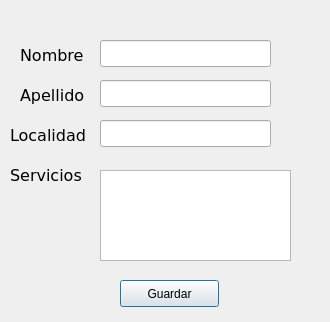
<?xml version="1.0" encoding="UTF-8"?>
<ui version="4.0">
 <class>Dialog</class>
 <widget class="QDialog" name="Dialog">
  <property name="geometry">
   <rect>
    <x>0</x>
    <y>0</y>
    <width>330</width>
    <height>322</height>
   </rect>
  </property>
  <property name="windowTitle">
   <string>Dialog</string>
  </property>
  <widget class="QPushButton" name="btn_guardar">
   <property name="geometry">
    <rect>
     <x>120</x>
     <y>280</y>
     <width>99</width>
     <height>27</height>
    </rect>
   </property>
   <property name="text">
    <string>Guardar</string>
   </property>
  </widget>
  <widget class="QLabel" name="label">
   <property name="geometry">
    <rect>
     <x>20</x>
     <y>40</y>
     <width>81</width>
     <height>31</height>
    </rect>
   </property>
   <property name="font">
    <font>
     <family>DejaVu Sans</family>
     <pointsize>12</pointsize>
    </font>
   </property>
   <property name="text">
    <string>Nombre</string>
   </property>
  </widget>
  <widget class="QLineEdit" name="lenomb">
   <property name="geometry">
    <rect>
     <x>100</x>
     <y>40</y>
     <width>171</width>
     <height>27</height>
    </rect>
   </property>
  </widget>
  <widget class="QLineEdit" name="leapel">
   <property name="geometry">
    <rect>
     <x>100</x>
     <y>80</y>
     <width>171</width>
     <height>27</height>
    </rect>
   </property>
  </widget>
  <widget class="QLabel" name="label_2">
   <property name="geometry">
    <rect>
     <x>20</x>
     <y>80</y>
     <width>71</width>
     <height>31</height>
    </rect>
   </property>
   <property name="font">
    <font>
     <family>DejaVu Sans</family>
     <pointsize>12</pointsize>
    </font>
   </property>
   <property name="text">
    <string>Apellido</string>
   </property>
  </widget>
  <widget class="QLabel" name="label_3">
   <property name="geometry">
    <rect>
     <x>10</x>
     <y>120</y>
     <width>81</width>
     <height>31</height>
    </rect>
   </property>
   <property name="font">
    <font>
     <family>DejaVu Sans</family>
     <pointsize>12</pointsize>
    </font>
   </property>
   <property name="text">
    <string>Localidad</string>
   </property>
  </widget>
  <widget class="QLineEdit" name="leloca">
   <property name="geometry">
    <rect>
     <x>100</x>
     <y>120</y>
     <width>171</width>
     <height>27</height>
    </rect>
   </property>
  </widget>
  <widget class="QLabel" name="label_4">
   <property name="geometry">
    <rect>
     <x>10</x>
     <y>160</y>
     <width>81</width>
     <height>31</height>
    </rect>
   </property>
   <property name="font">
    <font>
     <family>DejaVu Sans</family>
     <pointsize>12</pointsize>
    </font>
   </property>
   <property name="text">
    <string>Servicios</string>
   </property>
  </widget>
  <widget class="QPlainTextEdit" name="serv">
   <property name="geometry">
    <rect>
     <x>100</x>
     <y>170</y>
     <width>191</width>
     <height>91</height>
    </rect>
   </property>
  </widget>
 </widget>
 <resources/>
 <connections/>
</ui>
